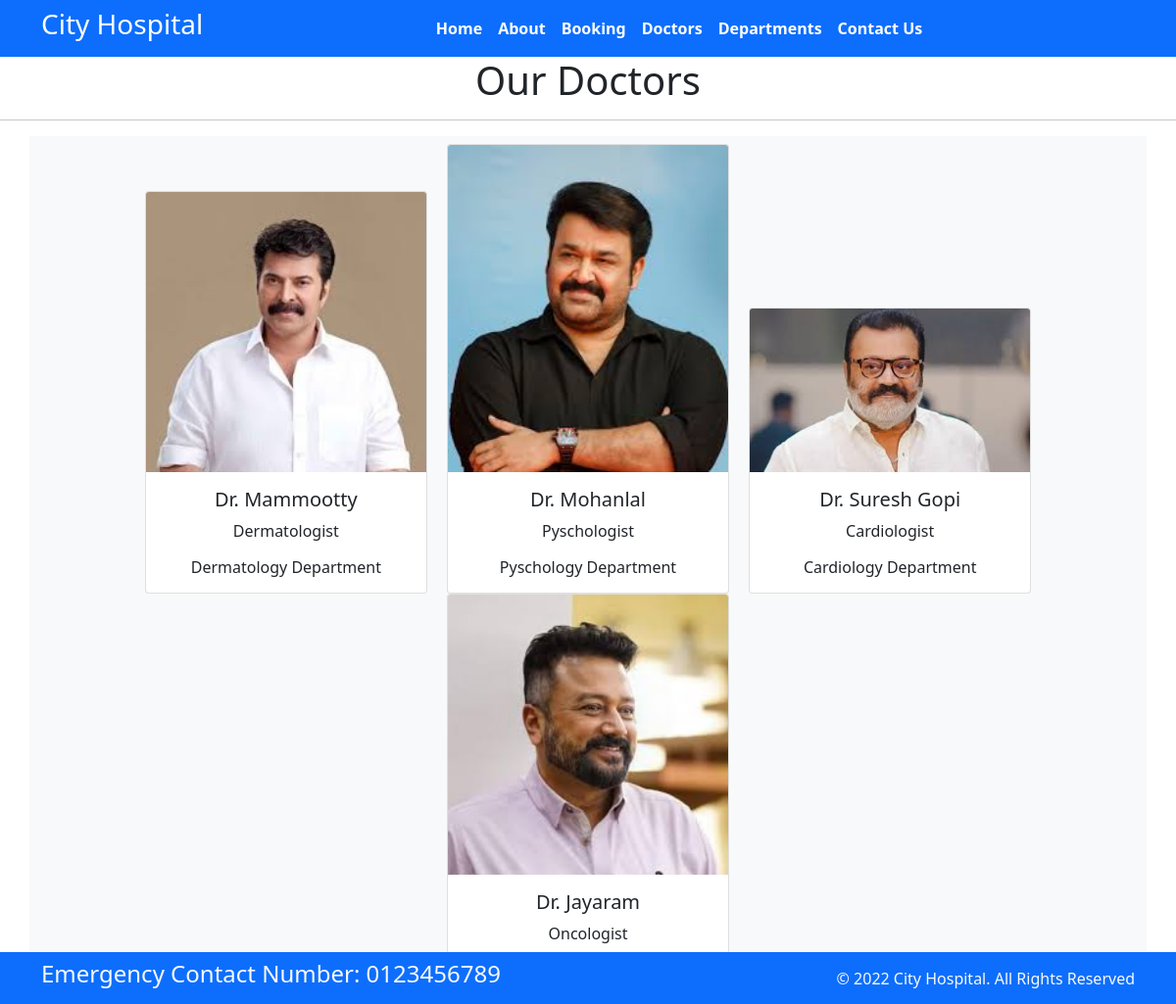
Page /doctors on the committed database.
### home/models.py (models this page shows, shortened)
class Doctors(models.Model):
    doc_name = models.CharField(max_length=255)
    doc_spec = models.CharField(max_length=255)
    dep_name = models.ForeignKey(Departments, on_delete=models.CASCADE)
    doc_image = models.ImageField(upload_to='doctors')

class Departments(models.Model):
    dep_name = models.CharField(max_length=100)
    dep_description = models.TextField()
    def __str__(self):
        return self.dep_name

### home/views.py (the view)
# urls.py: path('doctors', views.doctors, name='doctors'),
def doctors(request):
    dict_docs = {
        'doctors': Doctors.objects.all()
    }
    return render(request, 'doctors.html', dict_docs)

### templates/doctors.html (shortened to what this page needs)
{% extends "base.html" %}
{% block content %}
    <h1 class="text-center">Our Doctors</h1>
    <hr>
    <div class="container text-center bg-light p-2">
        {% for d in doctors %}
            <div class="card text-center mx-2" style="width: 18rem; display: inline-block;">
                <img src="{{d.doc_image.url}}" class="card-img-top" alt="...">
                <div class="card-body">
                  <h5 class="card-title">Dr. {{d.doc_name}}</h5>
                  <p class="card-text">{{d.doc_spec}}</p>
                  <h6 class="card-text">{{d.dep_name}} Department</h6>
                </div>
              </div>
        {%endfor%}
    </div>
{% endblock content %}

### rows in the picture
Doctors: doc_image (picture), doc_name "Mammootty", doc_spec "Dermatologist", dep_name "Dermatology"
Doctors: doc_image (picture), doc_name "Mohanlal", doc_spec "Pyschologist", dep_name "Pyschology"
Doctors: doc_image (picture), doc_name "Suresh Gopi", doc_spec "Cardiologist", dep_name "Cardiology"
Doctors: doc_image (picture), doc_name "Jayaram", doc_spec "Oncologist"
